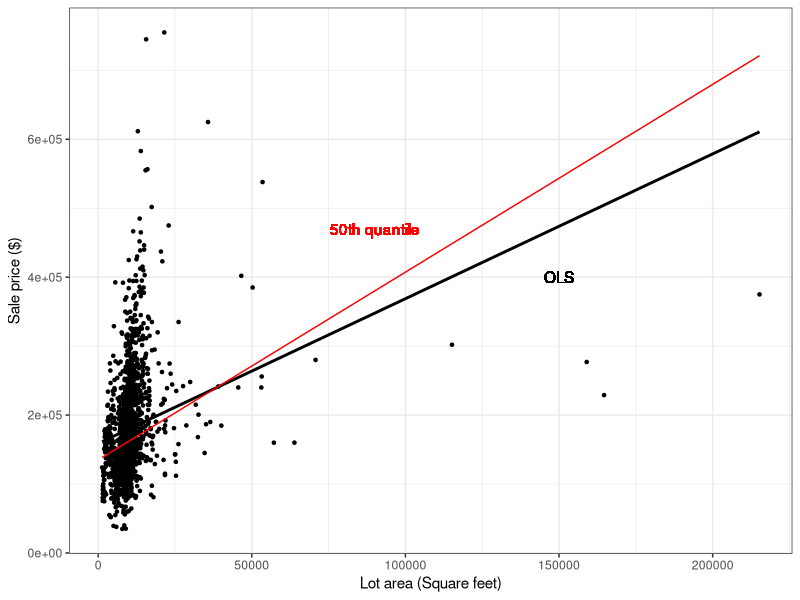
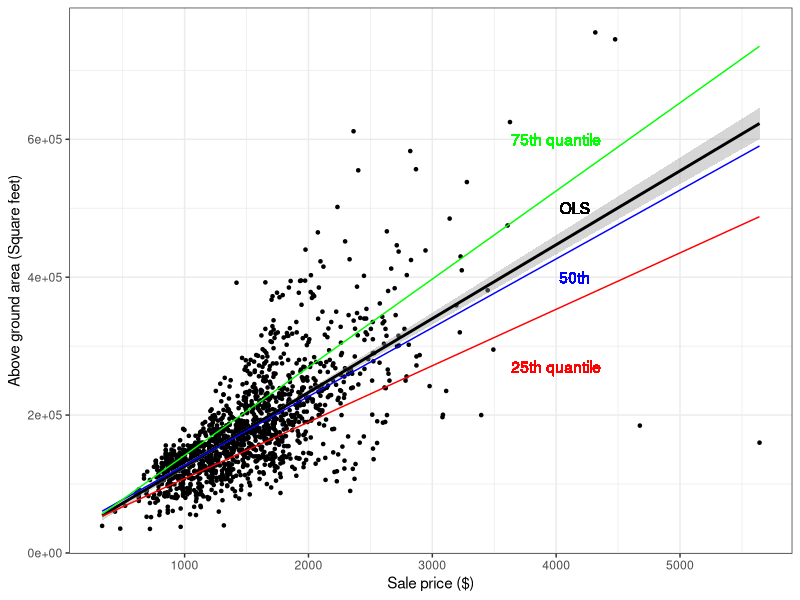
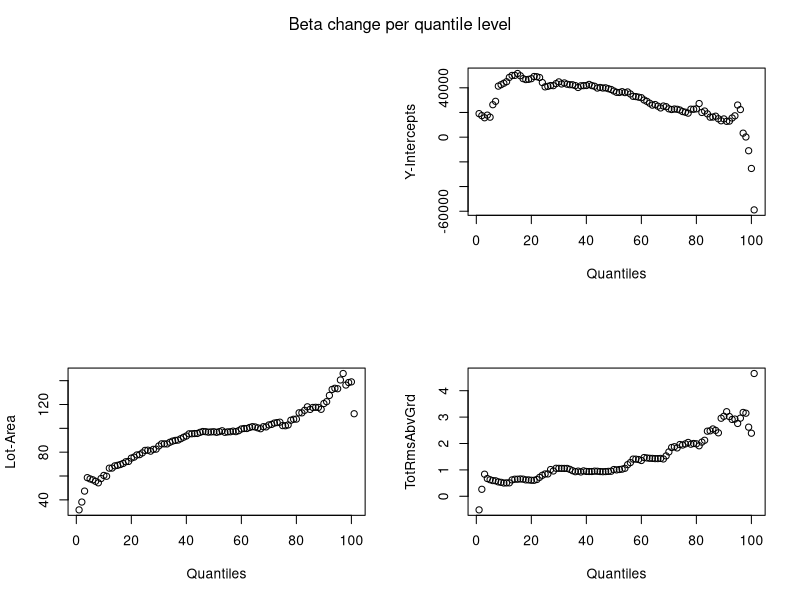
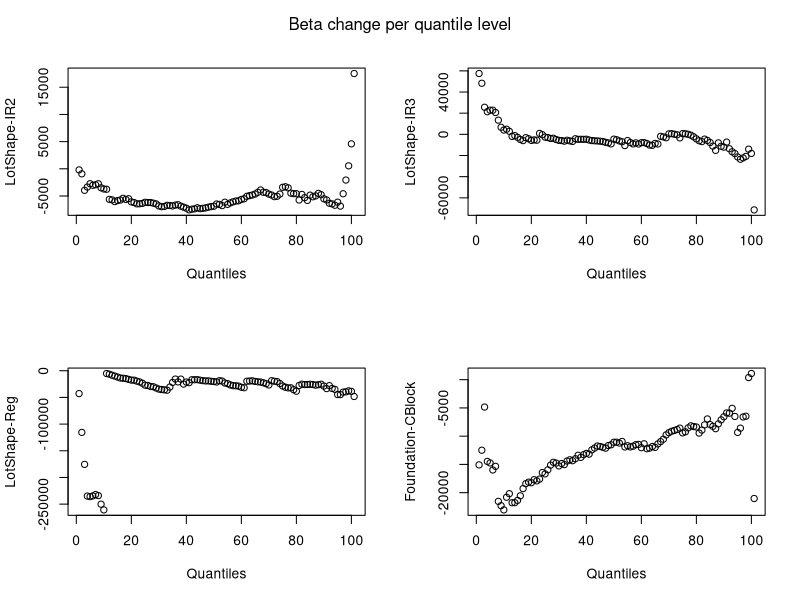
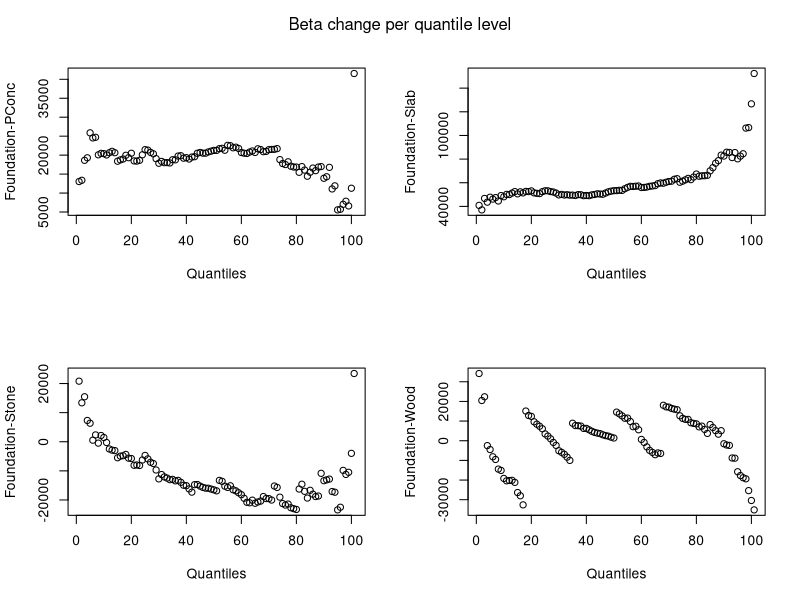

Write the R code that produced these figures, in order.
## ---- chunk 1
# installing/loading the package:
# if(!require(installr)) {
#   install.packages("installr"); 
#   require(installr)
# } #load / install+load installr
# # using the package:
# updateR()

# install.packages('rmarkdown')
# install.packages("quantreg")
library("quantreg")
#library(sjPlot)
library(haven)
library(gridExtra)
library(tidyverse)
library(Metrics)
require(gridExtra)
library(cowplot)
library(ggplot2)
#library(equatiomatic)
#library(fastDummies)
#library(pscl)

#library(gsheet)
#library(brant)
#library(MASS)
#library(lmtest)
#library(reshape2)

#library(nnet)
#library(AER)
#library(boot)

#library(asaur)

## ---- chunk 2
df <- read.csv("TrainData.csv") |>
  na.omit() |>
  distinct()

## ---- chunk 3

df |> ggplot(aes(y = SalePrice, x = LotArea)) +
  geom_point(size = 0.9) +
  geom_smooth(method = lm, se = F, color = "black") +
  geom_text(aes(y = 400000, x = 150000, label = "OLS"), color="black") + 
  geom_quantile(quantiles=0.5, color="red") + 
  geom_text(aes(y = 470000, x = 90000, label = "50th quantile"), color="red") + 
  ylab("Sale price ($)") +
  xlab("Lot area (Square feet)") +
  theme_bw()
## ---- chunk 4
# df |> ggplot(aes(y = SalePrice, x = GrLivArea)) +
#   geom_boxplot()

df |> ggplot(aes(y = SalePrice, x = GrLivArea)) +
  geom_point(size = 0.9) +
  stat_smooth(method = lm, color = "black") +
  geom_text(aes(x = 4150, y = 500000, label = "OLS"), color="black") + 
  geom_quantile(quantiles=0.25, color="red") + 
  geom_text(aes(x = 4000, y = 270000, label = "25th quantile"), color="red") + 
  geom_quantile(quantiles=0.5, color="blue") + 
  geom_text(aes(x = 4150, y = 400000, label = "50th"), color="blue") + 
  geom_quantile(quantiles=0.75, color="green") + 
  geom_text(aes(x = 4000, y = 600000, label = "75th quantile"), color="green") + 
  xlab("Sale price ($)") +
  ylab("Above ground area (Square feet)") +
  theme_bw()
## ---- chunk 5
qr50 = rq(data=df, SalePrice ~ GrLivArea + LotArea + TotRmsAbvGrd + as.factor(LotShape) + as.factor(Foundation), tau=0.5)
qr50_summary = summary(qr50)
## ---- chunk 6
#Generate all QR models 
taus <- seq(from=0, to=1, by=.01)
qrs = rq(data=df, SalePrice ~ GrLivArea + LotArea + TotRmsAbvGrd + as.factor(LotShape) + as.factor(Foundation), tau=taus)

## ---- chunk 7
num_of_rows <- nrow(qrs$coefficients)
par(mfrow = c(2, 2))
plot.new()
mtext("Beta change per quantile level", side = 3, line = - 2, outer = TRUE)
plot(qrs$coefficients[1, ], xlab="Quantiles", ylab="Y-Intercepts")
plot(qrs$coefficients[2, ], xlab="Quantiles", ylab="Lot-Area")
plot(qrs$coefficients[3, ], xlab="Quantiles", ylab="TotRmsAbvGrd")
plot(qrs$coefficients[4, ], xlab="Quantiles", ylab="LotShape-IR2")
mtext("Beta change per quantile level", side = 3, line = - 2, outer = TRUE)
plot(qrs$coefficients[5, ], xlab="Quantiles", ylab="LotShape-IR3")
plot(qrs$coefficients[6, ], xlab="Quantiles", ylab="LotShape-Reg")
plot(qrs$coefficients[7, ], xlab="Quantiles", ylab="Foundation-CBlock")
plot(qrs$coefficients[8, ], xlab="Quantiles", ylab="Foundation-PConc")
mtext("Beta change per quantile level", side = 3, line = - 2, outer = TRUE)
plot(qrs$coefficients[9, ], xlab="Quantiles", ylab="Foundation-Slab")
plot(qrs$coefficients[10, ], xlab="Quantiles", ylab="Foundation-Stone")
plot(qrs$coefficients[11, ], xlab="Quantiles", ylab="Foundation-Wood")

## ---- chunk 8

ols = lm(data=df, SalePrice ~ GrLivArea + LotArea + TotRmsAbvGrd + as.factor(LotShape) + as.factor(Foundation))
ols_summary = summary(ols)
ols_summary
## ---- chunk 9
olsMae = mae(predict(ols), df$SalePrice)
olsMae
Qr50Mae = mae(predict(qr50), df$SalePrice)
Qr50Mae
## ---- chunk 10
olsRmse = rmse(predict(ols), df$SalePrice)
olsRmse
Qr50Rmse = rmse(predict(qr50), df$SalePrice)
Qr50Rmse
## ---- chunk 11
ols_summary$df[2]
qr50_summary$rdf
## ---- chunk 12
# Min OLS error
format(round(min(ols_summary$residuals), digits=0), scientific=F)
# Absolute min OLS error
format(round(min(abs(ols_summary$residuals)), digits=0), scientific=F)
# Max OLS error
format(round(max(ols_summary$residuals), digits=0), scientific=F)
# Absolute max OLS error
format(round(max(abs(ols_summary$residuals)), digits=0), scientific=F)
# Min QR 50th error
format(round(min(qr50_summary$residuals), digits=0), scientific=F)
# Absolute min QR 50th error
format(round(min(abs(qr50_summary$residuals)), digits=0), scientific=F)
# Max QR 50th error
format(round(max(qr50_summary$residuals), digits=0), scientific=F)
# Absolute max QR 50th error
format(round(max(abs(qr50_summary$residuals)), digits=0), scientific=F)
